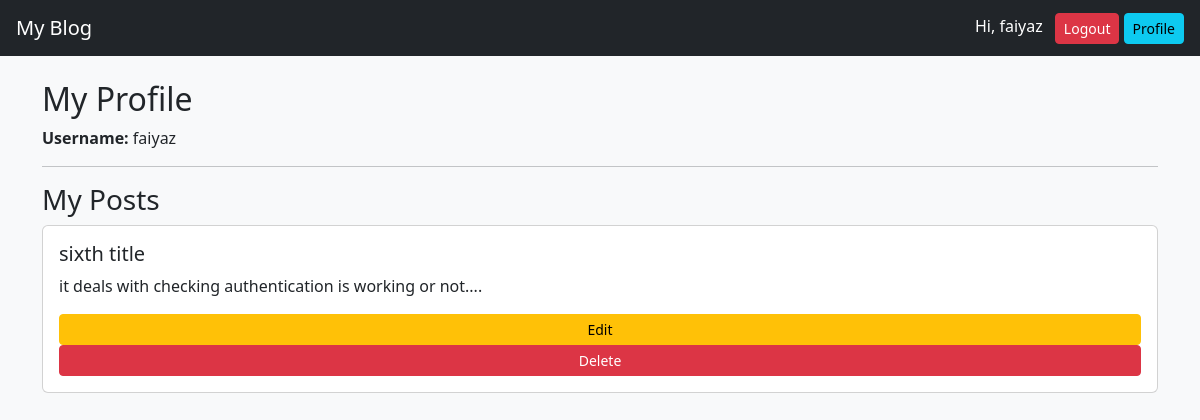
/profile/ (signed in), run on the app's committed database.
### blog/models.py (models this page shows, shortened)
class Post(models.Model):
    title = models.CharField(max_length=200)
    content = models.TextField()
    published = models.BooleanField(default=False)
    created = models.DateTimeField(auto_now_add=True)
    author = models.ForeignKey(User, on_delete=models.CASCADE, null=True)
    image = models.ImageField(upload_to='post_images/', blank=True, null=True)

### blog/views.py (the view)
# urls.py: path('profile/', views.profile, name='profile'),
@login_required
def profile(request):
    posts = Post.objects.filter(author=request.user)
    return render(request, 'blog/profile.html', {
        'posts': posts
    })

### blog/templates/blog/profile.html
{% extends 'blog/base.html' %}
{% block content %}
<h2>My Profile</h2>
<p><strong>Username:</strong> {{ user.username }}</p>
<hr>
<h3>My Posts</h3>
{% for post in posts %}
    <div class="card mb-3 p-3">
        <h5>{{ post.title }}</h5>
        <p>{{ post.content|truncatewords:10 }}</p>
        <a href="{% url 'edit_post' post.id %}" class="btn btn-warning btn-sm">Edit</a>
        <a href="{% url 'delete_post' post.id %}" class="btn btn-danger btn-sm">Delete</a>
    </div>
{% empty %}
    <p>You have not created any posts yet.</p>
{% endfor %}
{% endblock %}

### blog/templates/blog/base.html (shortened to what this page needs)
<!DOCTYPE html>
<html>
<head>
    <link href="https://cdn.jsdelivr.net/npm/bootstrap@5.3.0/dist/css/bootstrap.min.css" rel="stylesheet">
</head>
<body class="bg-light">
<nav class="navbar navbar-dark bg-dark px-3">
    <a class="navbar-brand" href="/">My Blog</a>
    <div>
        {% if user.is_authenticated %}
            <span class="text-white me-2">Hi, {{ user.username }}</span>
            <form method="POST" action="{% url 'logout' %}" style="display:inline;">
                <button class="btn btn-danger btn-sm">Logout</button>
                <a href="{% url 'profile' %}" class="btn btn-info btn-sm">Profile</a>
            </form>
        {% else %}
            <a href="{% url 'login' %}" class="btn btn-primary btn-sm">Login</a>
            <a href="{% url 'register' %}" class="btn btn-success btn-sm">Register</a>
        {% endif %}
    </div>
</nav>
<div class="container mt-4">
    {% block content %}{% endblock %}
</div>
</body>
</html>

### data on the page
Post: title "sixth title", content "it deals with checking authentication is working or not...."

### other printed values
{{ user.username }} "faiyaz"
